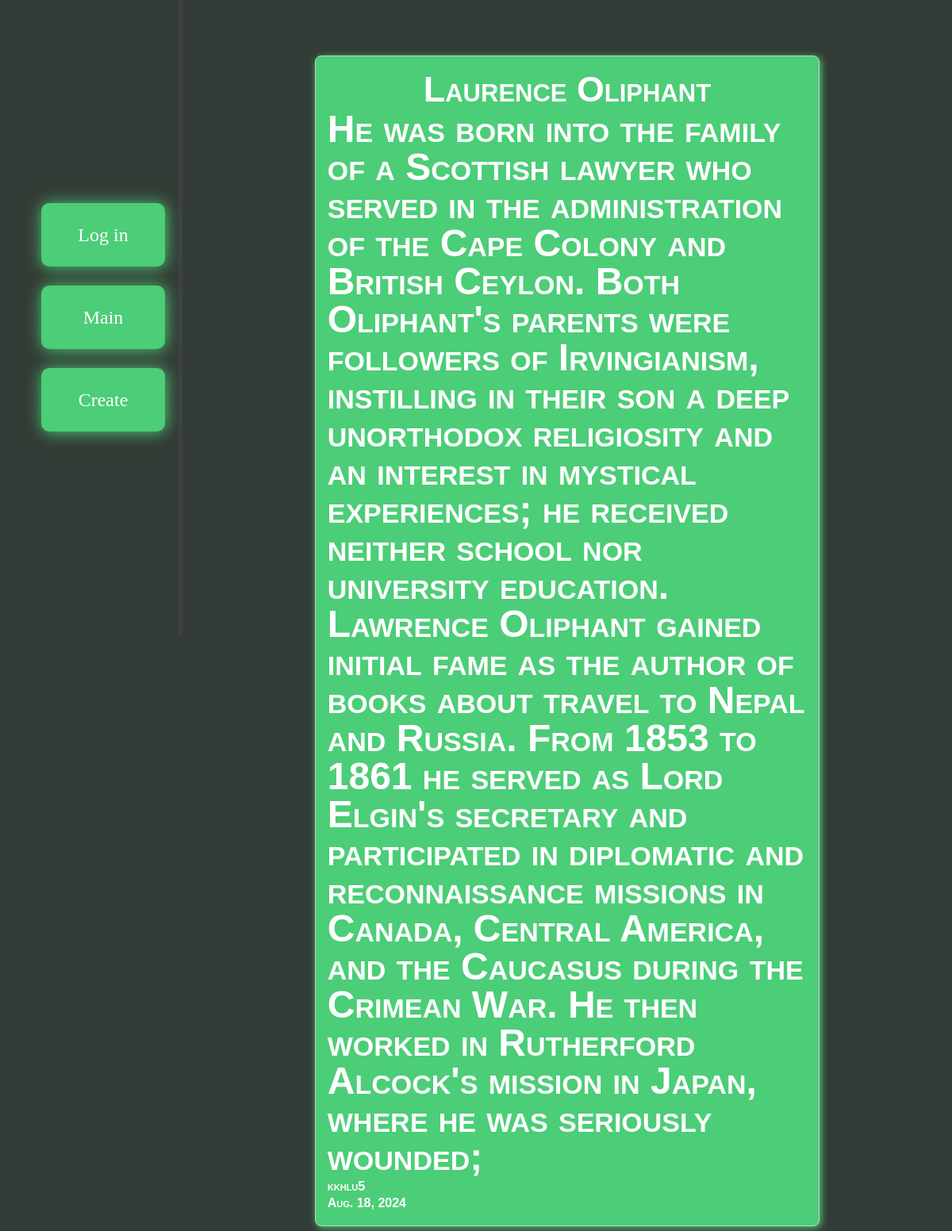
Page /2/ on the committed database.
### main/models.py (models this page shows, shortened)
class Articles(models.Model):
    title = models.CharField('Title', max_length=50)
    anons = models.CharField('Anons', max_length=250)
    full_text = models.TextField('Text')
    date = models.DateField('Date', auto_now_add=True)  # Это поле автозаполняется при создании
    author = models.ForeignKey(User, on_delete=models.CASCADE)
    class Meta:
        verbose_name = 'Article'
        verbose_name_plural = 'Articles'

### main/views.py (the view)
# urls.py: path('<int:pk>/', views.NewsDetailView.as_view(), name='news-detail'),
class NewsDetailView(DetailView):
    model = Articles
    template_name = 'main/details_view.html'
    context_object_name = 'article'

### main/templates/main/details_view.html (shortened to what this page needs)
{% load static %}
<!DOCTYPE html>
<html>
  <head>
    <link rel="stylesheet" href="{% static 'main/css/styles.css' %}" />
  </head>
  <body>
  <aside>
      <ul>
            <a href="{% url 'login' %}" class="a1">Log in</a>
            <a href="{% url 'news-home' %}" class="a1">Main</a>
            <a href="{% url 'create_article' %}" class="a1">Create</a>
    </ul>
  </aside>
  <div class="main-content">
      <div class="messages">
         <h1>{{ article.title }}</h1>
         <h3>{{ article.full_text }}</h3>
          <h4>{{ article.author.username }}</h4>
         <h4>{{ article.date }}</h4>
      </div>
    </div>
  </body>
</html>

### main/static/main/css/styles.css (style rules this page uses)
body { display: flex; flex-direction: row; min-height: 100vh; margin: 0; background-color: #333C36; }
aside { display: flex; flex-direction: column; justify-content: space-around; width: 20vw; border-right: 5px solid #404040; height: 100vh; position: sticky; top: 0; text-align: center; }
.main-content { flex-direction: column; justify-content: center; flex-grow: 1; padding: 20px; display: flex; align-items: center; }
.main-content { display: flex; flex-direction: column; align-items: center; }
.messages { background-color: #4CCD77; color: white; border: 1px solid #ccc; border-radius: 8px; padding: 15px; margin-bottom: 2vw; box-shadow: 2px 2px 10px #4ccd77; transition: transform 0.2s; width: 65%; max-width: 80vw; }
.messages h1 { text-align: center; margin: 4px 0; font-weight: bold; font: small-caps bold 2.8em/1 sans-serif; }
.messages h3 { margin: 2.2px 0; font-weight: bold; font: small-caps bold 3em/1 sans-serif; }
.messages h4 { font: small-caps bold 1em/1 sans-serif; color: #fff; margin: 5px 0; }
.a1 { font-size: 2vw; background-color: #4CCD77; color: white; width: 13vw; max-width: 300px; height: 10vh; border-radius: 10px; display: flex; align-items: center; justify-content: center; text-align: center; filter: drop-shadow(1px 1px 10px #4CCD77); transition: transform 0.3s ease, filter 0.3s ease; margin: 2vw 0; text-decoration: none; margin-left: 1vw; }

### rows in the picture
Articles: title "Laurence Oliphant", full_text "He was born into the family of a Scottish lawyer who served in the administration of the Cape Colony and British Ceylon. Both Oliphant's parents were followers of Irvingianism, instilling in their son a deep unorthodox religiosity and an interest in mystical experiences; he received neither school nor university education. Lawrence Oliphant gained initial fame as the author of books about travel to Nepal and Russia. From 1853 to 1861 he served as Lord Elgin's secretary and participated in diplomatic and reconnaissance missions in Canada, Central America, and the Caucasus during the Crimean War. He then worked in Rutherford Alcock's mission in Japan, where he was seriously wounded;", author.username "kkhlu5", date "Aug. 18, 2024"
